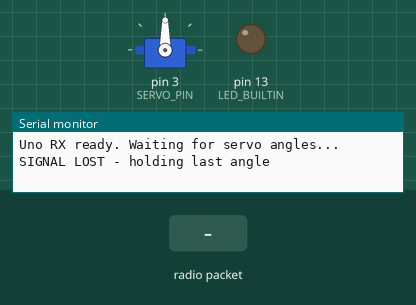
This sketch was run on a simulated Arduino Uno, built with avr-gcc and run on an emulated ATmega328P. On the bench: servo, output pins drawn as LEDs (lit = HIGH), the last lines printed to the serial monitor. The inputs (shaded band) are chosen by the test bench. No radio packets arrive unless stated.

Above: at 1.2 s.
1.3 s: radio packet "1" arrives
At 2.3 s:
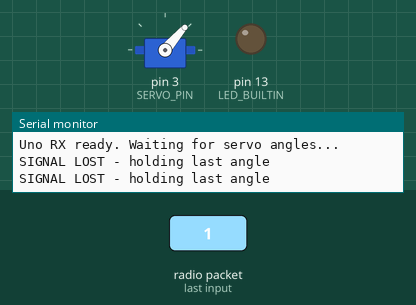
2.8 s: radio packet "0" arrives
At 3.5 s:
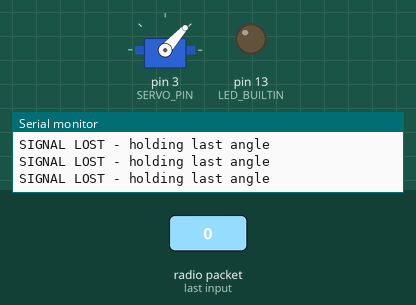
Timing chart, 0 to 5.8 s (numbered marks = the images above; inputs shaded):
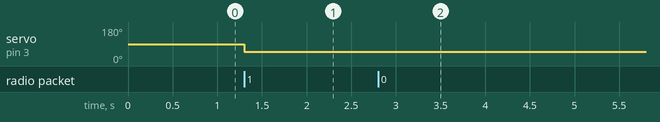

The sketch:

uno_rx.ino
```cpp
// Arduino Uno nRF24 Servo Receiver
// Receives angle over nRF24 from ESP, drives servo on D3
// Runs standalone on powerbank (no serial needed)

#include <SPI.h>
#include <RF24.h>
#include <Servo.h>

// CE=D9, CSN=D10
RF24 radio(9, 10);
Servo myServo;

const byte ADDR_TX[6] = "SRV02";
const byte ADDR_RX[6] = "SRV01";

const int SERVO_PIN = 3;

uint8_t current_angle = 90;
uint32_t rx_count = 0;
uint32_t last_rx_time = 0;
bool signal_lost = false;

void setup() {
  Serial.begin(115200);

  myServo.attach(SERVO_PIN);
  myServo.write(90);  // center position

  if (!radio.begin()) {
    Serial.println(F("ERROR: nRF24 not detected!"));
    while (1) { delay(1000); }
  }

  radio.setPALevel(RF24_PA_LOW);
  radio.setDataRate(RF24_1MBPS);
  radio.setChannel(100);
  radio.setPayloadSize(8);
  radio.setAutoAck(true);
  radio.setRetries(2, 5);
  radio.openWritingPipe(ADDR_TX);
  radio.openReadingPipe(1, ADDR_RX);
  radio.startListening();

  pinMode(LED_BUILTIN, OUTPUT);
  digitalWrite(LED_BUILTIN, LOW);

  Serial.println(F("Uno RX ready. Waiting for servo angles..."));
  last_rx_time = millis();
}

void loop() {
  if (radio.available()) {
    uint8_t payload[8];
    radio.read(payload, sizeof(payload));

    uint8_t angle = payload[0];
    if (angle <= 180) {
      current_angle = angle;
      myServo.write(current_angle);
    }

    rx_count++;
    last_rx_time = millis();
    signal_lost = false;

    // Blink LED on receive
    digitalWrite(LED_BUILTIN, HIGH);

    // Print every 50th packet
    if (rx_count % 50 == 0) {
      Serial.print(F("RX #"));
      Serial.print(rx_count);
      Serial.print(F(" angle="));
      Serial.println(current_angle);
    }
  } else {
    // Turn off LED when not receiving
    digitalWrite(LED_BUILTIN, LOW);
  }

  // Signal lost detection (no packet for 500ms)
  if (!signal_lost && (millis() - last_rx_time > 500)) {
    signal_lost = true;
    Serial.println(F("SIGNAL LOST - holding last angle"));
  }
}
```

Measured:
- after the input at 1.3 s, servo on pin 3 (SERVO_PIN): 90° → 49° at once
- after the input at 2.8 s, servo on pin 3 (SERVO_PIN): 49° → 48° at once
